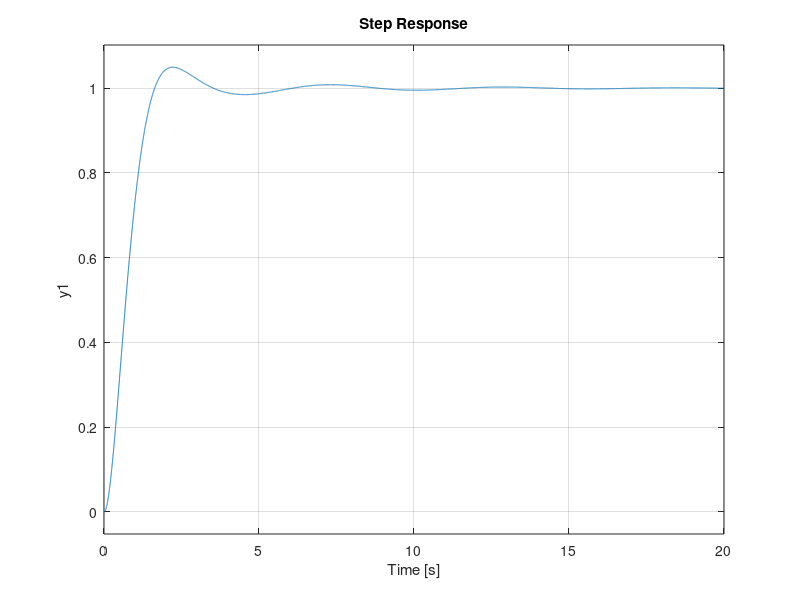

Write the MATLAB code that produced this figure.
%Reference [1]: 'Brian L. Stevens, Aircraft Control and Simulation'
%Script edited by Di Wang
%Created time: 22/Jan/2025

%Heading Hold Autopilot
%F16 Aircraft lateral-directional state space (4 states, 1 input)
A = [-0.1315 0.14858 0.32434 -0.93964;
     0 0 1 0.33976;
     -10.614 0 -1.1793 1.0023;
     0.99655 0 -0.00182 -0.25855];
B = [0.00012;
     0;
     -0.10316;
     -0.00213];
C = eye(4);
D = zeros(4,1);
states = {'beta' 'phi' 'roll_rate(p)' 'yaw_rate(r)'};
inputs = {'aileron'};
outputs = {'beta' 'phi' 'roll_rate(p)' 'yaw_rate(r)'};
sysLat = ss(A,B,C,D,'statename',states,'inputname',inputs,'outputname',outputs); %obtain state space of the aircraft lateral system

Actuator = tf([0 1],[0.005 1]); %Aileron angle servo
Sensor = tf([0 10],[1 10]); %Achieved Yaw angle sensor
Kpsi = 80; %Yaw angle gain
Kphi = -6469; %Roll angle gain
Kp = 0.2785; %Roll rate gain
Phi2Psi = tf([0 9.81], [637 0]); %roll to yaw angle transform in s-domain with airspeed 637ft/s

inner_cl_p = feedback(Kphi*Actuator*sysLat, Kp, 1, 3);
inner_cl_phi = feedback(inner_cl_p, 1, 1, 2);
%outer_cl = feedback(Kpsi*inner_cl_phi*Phi2Psi, Sensor); %Wrong code
roll_angle = inner_cl_phi(2, :); % Extract the roll angle output from inner_cl_phi
yaw_angle = Phi2Psi * roll_angle; % Transform roll angle to yaw angle
outer_cl = feedback(Kpsi * yaw_angle, Sensor); % Outer loop: yaw angle feedback

%visulizaiton
figure(1)
step(outer_cl)